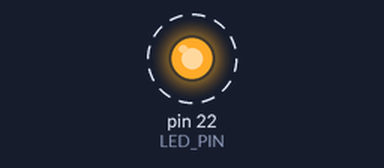
Bench run of a sketch on a simulated Arduino Mega 2560, built with avr-gcc and run on an emulated ATmega2560. On the bench: output pins drawn as LEDs (lit = HIGH). Dashed ring = blinking.

Above: at 0.05 s.
Timing chart, 0 to 3.0 s (numbered marks = the images above):
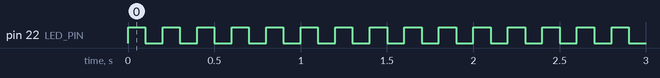

Measured:
- by itself, pin 22 (LED_PIN): alternates HIGH for 0.10 s and LOW for 0.10 s

The sketch:

Nyalain-LED.ino
```cpp
int LED_PIN = 22;

void setup() {
  // put your setup code here, to run once:
  pinMode(LED_PIN, OUTPUT);
}

void loop() {
  // put your main code here, to run repeatedly:
  digitalWrite(LED_PIN, HIGH);
  delay(100);
  digitalWrite(LED_PIN, LOW);
  delay(100);
}
```
